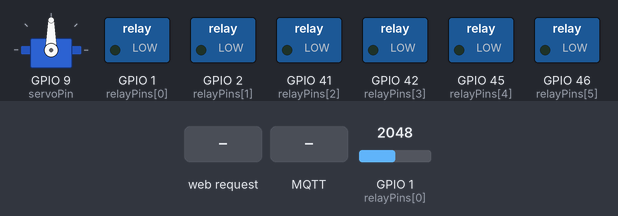
A sketch run on a simulated ESP32-S3. Shown: servo, switched loads named in the sketch (green lamp = pin HIGH). Inputs (shaded band) come from the test bench; at power-on: GPIO 1 (relayPins[0]) = 2048. WiFi joins after 1.5 s; servers stay silent unless stated; no MQTT or app messages arrive unless stated.

Above: at 2.7 s.
2.8 s: HTTP request GET /servo?angle=120 received
5.5 s: MQTT message "1" arrives on the first subscribed topic
At 6.0 s:
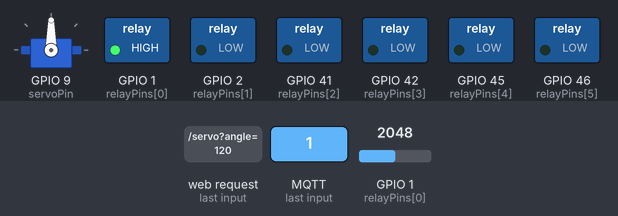
8.0 s: MQTT message "1" arrives on the second subscribed topic
At 8.8 s:
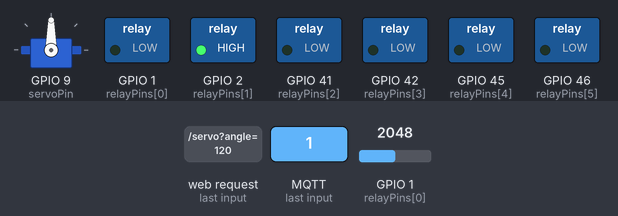
10.5 s: MQTT message "1" arrives on the third subscribed topic
At 11.0 s:
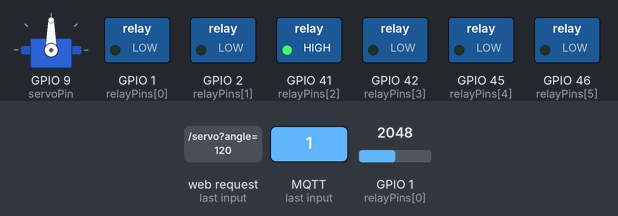
Timing chart, 0 to 13.5 s (numbered marks = the images above; inputs shaded):
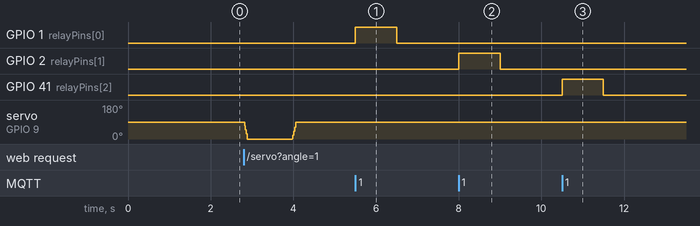

Measured:
- after the input at 5.5 s, GPIO 1 (relayPins[0]): LOW → HIGH at once, → LOW 1.0 s later
- after the input at 8.0 s, GPIO 2 (relayPins[1]): LOW → HIGH at once, → LOW 1.0 s later
- after the input at 10.5 s, GPIO 41 (relayPins[2]): LOW → HIGH at once, → LOW 1.0 s later

The sketch:

sketch_jul4a.ino
```cpp
// ESP32-S3-Relay-6CH Firmware for Arduino IDE
// Надёжное управление реле, сервоприводом, сбор телеметрии и гибкая настройка через Web и MQTT

#include <WiFi.h>
#include <WebServer.h>
#include <WiFiClient.h>
#include <PubSubClient.h>
#include <WiFiManager.h>        // https://github.com/tzapu/WiFiManager
#include <ArduinoJson.h>        // https://github.com/bblanchon/ArduinoJson
#include <ESP32Servo.h>         // Библиотека Servo для ESP32: https://github.com/jkb-git/ESP32Servo

// ====== Параметры по умолчанию ======
// ====== Параметры по умолчанию ======
const char* wifiSSIDDefault     = "DIR-825-ORiA";
const char* wifiPasswordDefault = "Domobox485";
const char* mqttHostDefault     = "m8.wqtt.ru";
const uint16_t mqttPortDefault  = 19376;
const char* mqttUserDefault     = "u_SV3FSP";
const char* mqttPasswordDefault = "xRFgu00s";
const char* baseTopic           = "ESP/Relay6CH";

// ====== Параметры по умолчанию ======

// Интервалы
unsigned long adcInterval = 10000;
unsigned long lastAdcTs   = 0;

// Пины реле (Waveshare ESP32-S3-Relay-6CH)
const uint8_t relayCount = 6;
uint8_t relayPins[relayCount]         = {1, 2, 41, 42, 45, 46};
unsigned long relayTimers[relayCount] = {0};

// Сервопривод: состояние и параметры
const int servoPin        = 9;
int currentAngle          = 90;
int targetAngle           = 90;
int servoSpeed            = 10;      // мс задержка между шагами
bool servoMoving          = false;
bool servoAscending       = false;
bool servoPausing         = false;
unsigned long lastServoTs = 0;
unsigned long pauseStart  = 0;

// По умолчанию для MQTT
const int defaultAngle = 10;
const int defaultSpeed = 10;

// Компоненты
WiFiClient espClient;
PubSubClient mqtt(espClient);
WebServer server(80);
Servo servo;

// ====== Декларации ======
void setupWiFi();
void setupMQTT();
void connectMQTT();
void mqttCallback(char* topic, byte* payload, unsigned int length);
void setupWebServer();
void handleRelayCommand(int idx, const String& cmd);
void publishRelayStatus(int idx);
float readVoltage();
void adcTask();
void handleServoCommand(int angle, int speed);
void servoTask();

// ====== Setup ======
void setup() {
    Serial.begin(115200);
    randomSeed(analogRead(0));
    // Реле
    for (uint8_t i = 0; i < relayCount; ++i) {
        pinMode(relayPins[i], OUTPUT);
        digitalWrite(relayPins[i], LOW);
    }
    // Сервопривод
    ESP32PWM::allocateTimer(0);
    ESP32PWM::allocateTimer(1);
    ESP32PWM::allocateTimer(2);
    ESP32PWM::allocateTimer(3);
    servo.setPeriodHertz(50);
    servo.attach(servoPin, 500, 2400);
    servo.write(currentAngle);

    setupWiFi();
    setupMQTT();
    setupWebServer();
}

void loop() {
    if (WiFi.status() != WL_CONNECTED) setupWiFi();
    if (!mqtt.connected()) connectMQTT();
    mqtt.loop();
    server.handleClient();
    adcTask();
    servoTask();
    // Таймеры реле
    for (uint8_t i = 0; i < relayCount; ++i) {
        if (relayTimers[i] && millis() >= relayTimers[i]) {
            digitalWrite(relayPins[i], LOW);
            relayTimers[i] = 0;
            publishRelayStatus(i);
        }
    }
}

// ====== WiFi ======
void setupWiFi() {
    WiFiManager wm;
    if (!wm.autoConnect("ESP32-Relay6CH-Setup")) {
        ESP.restart();
    }
}

// ====== MQTT ======
void setupMQTT() {
    mqtt.setServer(mqttHostDefault, mqttPortDefault);
    mqtt.setCallback(mqttCallback);
}

void connectMQTT() {
    while (!mqtt.connected()) {
        if (mqtt.connect("ESP32Relay6CH", mqttUserDefault, mqttPasswordDefault)) {
            for (uint8_t i = 0; i < relayCount; ++i)
                mqtt.subscribe((String(baseTopic) + "/Door_" + String(i+1)).c_str());
            mqtt.subscribe((String(baseTopic) + "/Servo").c_str());
        } else {
            delay(5000);
        }
    }
}

void mqttCallback(char* topic, byte* payload, unsigned int length) {
    String msg;
    for (unsigned int i = 0; i < length; ++i) msg += (char)payload[i];
    String t = String(topic);
    if (t.startsWith(String(baseTopic) + "/Door_")) {
        int ch = t.substring(t.lastIndexOf('_') + 1).toInt() - 1;
        handleRelayCommand(ch, msg);
    } else if (t == String(baseTopic) + "/Servo") {
        int speed = defaultSpeed;
        int angle = defaultAngle;
        int idxS = msg.indexOf("speed:");
        int idxA = msg.indexOf("Angle:");
        if (idxS >= 0) speed = msg.substring(idxS + 6).toInt();
        if (idxA >= 0) angle = msg.substring(idxA + 6).toInt();
        handleServoCommand(angle, speed);
    }
}

// ====== Web-интерфейс ======
const char* htmlPage = R"rawliteral(
<!DOCTYPE html>
<html><head><meta charset="UTF-8"><title>ESP32 Relay6CH</title></head>
<body>
<h3>Relay Control</h3>
Duration <input id="dur" type="number" value="10"/><br/>
<div id="r"></div>
<hr/>
<h3>Servo Control</h3>
Angle <input id="ang" type="number" value="10"/><br/>
Speed <input id="spd" type="number" value="10"/><br/>
<button onclick="s()">Go</button>
<script>
function r(ch,t){fetch(`/relay?ch=${ch}&t=${t}`);}
function s(){let a=document.getElementById('ang').value, v=document.getElementById('spd').value; fetch(`/servo?angle=${a}&speed=${v}`);}
window.onload=()=>{let d=document.getElementById('dur'),c=document.getElementById('r'); for(let i=1;i<=6;i++) c.innerHTML+=`<button onclick="r(${i},${d.value})">R${i} ON</button><button onclick="r(${i},0)">R${i} OFF</button><br/>`;};
</script>
</body>
</html>
)rawliteral";

void setupWebServer() {
    server.on("/", HTTP_GET, [](){ server.send(200, "text/html", htmlPage); });
    server.on("/relay", HTTP_GET, [](){ int ch = server.arg("ch").toInt() - 1; handleRelayCommand(ch, server.arg("t")); server.send(200, "application/json", "{\"ok\":1}"); });
    server.on("/servo", HTTP_GET, [](){ handleServoCommand(server.arg("angle").toInt(), server.arg("speed").toInt()); server.send(200, "application/json", "{\"ok\":1}"); });
    server.begin();
}

// ====== Реле ======
void handleRelayCommand(int idx, const String& cmd) {
    if (idx < 0 || idx >= relayCount) return;
    if (cmd == "0") { digitalWrite(relayPins[idx], LOW); relayTimers[idx] = 0; }
    else { digitalWrite(relayPins[idx], HIGH); relayTimers[idx] = millis() + cmd.toInt() * 1000; }
    publishRelayStatus(idx);
}

void publishRelayStatus(int idx) {
    StaticJsonDocument<128> doc;
    doc["state"] = digitalRead(relayPins[idx]) ? "ON" : "OFF";
    doc["voltage"] = readVoltage();
    char buf[128]; size_t n = serializeJson(doc, buf);
    mqtt.publish((String(baseTopic) + "/Door_" + String(idx+1) + "/info").c_str(), buf, n);
}

// ====== АЦП ======
float readVoltage(){ int r = analogRead(A0); return r * (3.3 / 4095) * (12 / 3.3); }

void adcTask() { if (millis() - lastAdcTs < adcInterval) return; lastAdcTs = millis(); StaticJsonDocument<64> d; d["voltage"] = readVoltage(); char b[64]; size_t n = serializeJson(d, b); mqtt.publish((String(baseTopic) + "/Voltage/info").c_str(), b, n); }

// ====== Серво ======
void handleServoCommand(int angle, int speed) {
    targetAngle    = 90 - angle;
    servoSpeed     = max(1, speed);
    servoMoving    = true;
    servoAscending = false;
    servoPausing   = false;
    lastServoTs    = millis();
}

void servoTask() {
    if (!servoMoving) return;
    unsigned long now = millis();
    if (now - lastServoTs < (unsigned long)servoSpeed) return;
    lastServoTs = now;
    if (!servoAscending) {
        if (currentAngle > targetAngle) {
            currentAngle--;
            servo.write(currentAngle);
            return;
        }
        if (!servoPausing) {
            servoPausing = true;
            pauseStart = now;
            return;
        }
        if (now - pauseStart < 1000) {
            return;
        }
        servoAscending = true;
        return;
    }
    if (currentAngle < 90) {
        currentAngle++;
        servo.write(currentAngle);
    } else {
        servoMoving = false;
        StaticJsonDocument<64> doc;
        doc["angle"] = currentAngle;
        doc["speed"] = servoSpeed;
        char buf[64]; size_t n = serializeJson(doc, buf);
        mqtt.publish((String(baseTopic) + "/Servo/info").c_str(), buf, n);
    }
}
```
